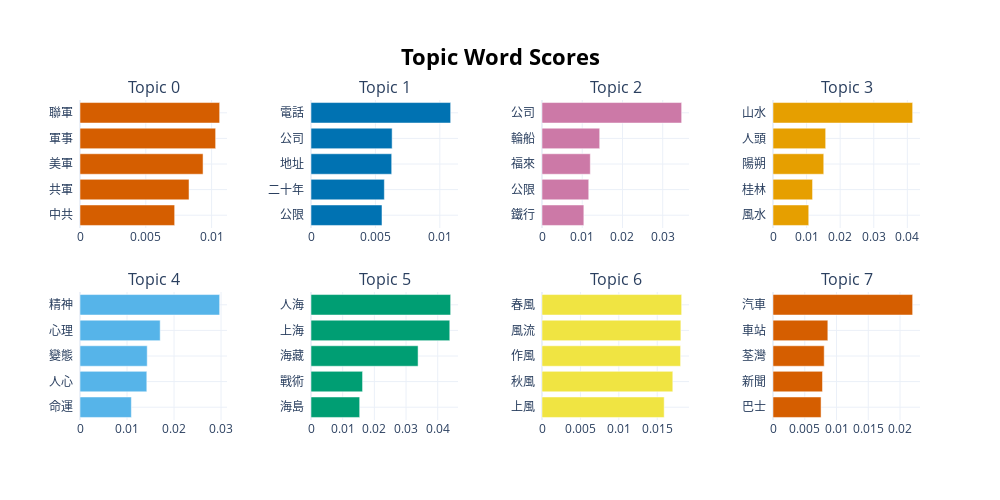

Notebook cell for this chart:
### Code cell
topic_model.visualize_barchart()

### Figure 1 — Plotly figure (JSON) as saved in the notebook; plotly's stock layout.template omitted (floating-point values rounded to 4 significant figures)
{"data": [{"marker": {"color": "#D55E00"}, "orientation": "h", "type": "bar", "x": [0.007193, 0.008284, 0.009351, 0.01031, 0.01061], "xaxis": "x", "y": ["中共  ", "共軍  ", "美軍  ", "軍事  ", "聯軍  "], "yaxis": "y"}, {"marker": {"color": "#0072B2"}, "orientation": "h", "type": "bar", "x": [0.00551, 0.005693, 0.006263, 0.006298, 0.01084], "xaxis": "x2", "y": ["公限  ", "二十年  ", "地址  ", "公司  ", "電話  "], "yaxis": "y2"}, {"marker": {"color": "#CC79A7"}, "orientation": "h", "type": "bar", "x": [0.0104, 0.01162, 0.012, 0.01434, 0.03471], "xaxis": "x3", "y": ["鐵行  ", "公限  ", "福來  ", "輪船  ", "公司  "], "yaxis": "y3"}, {"marker": {"color": "#E69F00"}, "orientation": "h", "type": "bar", "x": [0.01064, 0.01178, 0.01511, 0.01568, 0.04158], "xaxis": "x4", "y": ["風水  ", "桂林  ", "陽朔  ", "人頭  ", "山水  "], "yaxis": "y4"}, {"marker": {"color": "#56B4E9"}, "orientation": "h", "type": "bar", "x": [0.01092, 0.01421, 0.01429, 0.01705, 0.0297], "xaxis": "x5", "y": ["命運  ", "人心  ", "變態  ", "心理  ", "精神  "], "yaxis": "y5"}, {"marker": {"color": "#009E73"}, "orientation": "h", "type": "bar", "x": [0.01537, 0.01628, 0.0338, 0.0438, 0.04408], "xaxis": "x6", "y": ["海島  ", "戰術  ", "海藏  ", "上海  ", "人海  "], "yaxis": "y6"}, {"marker": {"color": "#F0E442"}, "orientation": "h", "type": "bar", "x": [0.01591, 0.01703, 0.01804, 0.01808, 0.01818], "xaxis": "x7", "y": ["上風  ", "秋風  ", "作風  ", "風流  ", "春風  "], "yaxis": "y7"}, {"marker": {"color": "#D55E00"}, "orientation": "h", "type": "bar", "x": [0.00757, 0.007796, 0.008064, 0.008634, 0.02199], "xaxis": "x8", "y": ["巴士  ", "新聞  ", "荃灣  ", "車站  ", "汽車  "], "yaxis": "y8"}], "layout": {"annotations": [{"font": {"size": 16}, "showarrow": false, "text": "Topic 0", "x": 0.0875, "xanchor": "center", "xref": "paper", "y": 1, "yanchor": "bottom", "yref": "paper"}, {"font": {"size": 16}, "showarrow": false, "text": "Topic 1", "x": 0.3625, "xanchor": "center", "xref": "paper", "y": 1, "yanchor": "bottom", "yref": "paper"}, {"font": {"size": 16}, "showarrow": false, "text": "Topic 2", "x": 0.6375, "xanchor": "center", "xref": "paper", "y": 1, "yanchor": "bottom", "yref": "paper"}, {"font": {"size": 16}, "showarrow": false, "text": "Topic 3", "x": 0.9125, "xanchor": "center", "xref": "paper", "y": 1, "yanchor": "bottom", "yref": "paper"}, {"font": {"size": 16}, "showarrow": false, "text": "Topic 4", "x": 0.0875, "xanchor": "center", "xref": "paper", "y": 0.4, "yanchor": "bottom", "yref": "paper"}, {"font": {"size": 16}, "showarrow": false, "text": "Topic 5", "x": 0.3625, "xanchor": "center", "xref": "paper", "y": 0.4, "yanchor": "bottom", "yref": "paper"}, {"font": {"size": 16}, "showarrow": false, "text": "Topic 6", "x": 0.6375, "xanchor": "center", "xref": "paper", "y": 0.4, "yanchor": "bottom", "yref": "paper"}, {"font": {"size": 16}, "showarrow": false, "text": "Topic 7", "x": 0.9125, "xanchor": "center", "xref": "paper", "y": 0.4, "yanchor": "bottom", "yref": "paper"}], "height": 500, "hoverlabel": {"bgcolor": "white", "font": {"family": "Rockwell", "size": 16}}, "showlegend": false, "title": {"font": {"color": "Black", "size": 22}, "text": "<b>Topic Word Scores", "x": 0.5, "xanchor": "center", "yanchor": "top"}, "width": 1000, "xaxis": {"anchor": "y", "autorange": true, "domain": [0, 0.175], "range": [0, 0.01117], "showgrid": true, "type": "linear"}, "xaxis2": {"anchor": "y2", "autorange": true, "domain": [0.275, 0.45], "range": [0, 0.01141], "showgrid": true, "type": "linear"}, "xaxis3": {"anchor": "y3", "autorange": true, "domain": [0.55, 0.725], "range": [0, 0.03653], "showgrid": true, "type": "linear"}, "xaxis4": {"anchor": "y4", "autorange": true, "domain": [0.825, 1], "range": [0, 0.04377], "showgrid": true, "type": "linear"}, "xaxis5": {"anchor": "y5", "autorange": true, "domain": [0, 0.175], "range": [0, 0.03126], "showgrid": true, "type": "linear"}, "xaxis6": {"anchor": "y6", "autorange": true, "domain": [0.275, 0.45], "range": [0, 0.0464], "showgrid": true, "type": "linear"}, "xaxis7": {"anchor": "y7", "autorange": true, "domain": [0.55, 0.725], "range": [0, 0.01914], "showgrid": true, "type": "linear"}, "xaxis8": {"anchor": "y8", "autorange": true, "domain": [0.825, 1], "range": [0, 0.02315], "showgrid": true, "type": "linear"}, "yaxis": {"anchor": "x", "autorange": true, "domain": [0.6, 1], "range": [-0.5, 4.5], "showgrid": true, "type": "category"}, "yaxis2": {"anchor": "x2", "autorange": true, "domain": [0.6, 1], "range": [-0.5, 4.5], "showgrid": true, "type": "category"}, "yaxis3": {"anchor": "x3", "autorange": true, "domain": [0.6, 1], "range": [-0.5, 4.5], "showgrid": true, "type": "category"}, "yaxis4": {"anchor": "x4", "autorange": true, "domain": [0.6, 1], "range": [-0.5, 4.5], "showgrid": true, "type": "category"}, "yaxis5": {"anchor": "x5", "autorange": true, "domain": [0, 0.4], "range": [-0.5, 4.5], "showgrid": true, "type": "category"}, "yaxis6": {"anchor": "x6", "autorange": true, "domain": [0, 0.4], "range": [-0.5, 4.5], "showgrid": true, "type": "category"}, "yaxis7": {"anchor": "x7", "autorange": true, "domain": [0, 0.4], "range": [-0.5, 4.5], "showgrid": true, "type": "category"}, "yaxis8": {"anchor": "x8", "autorange": true, "domain": [0, 0.4], "range": [-0.5, 4.5], "showgrid": true, "type": "category"}}}
